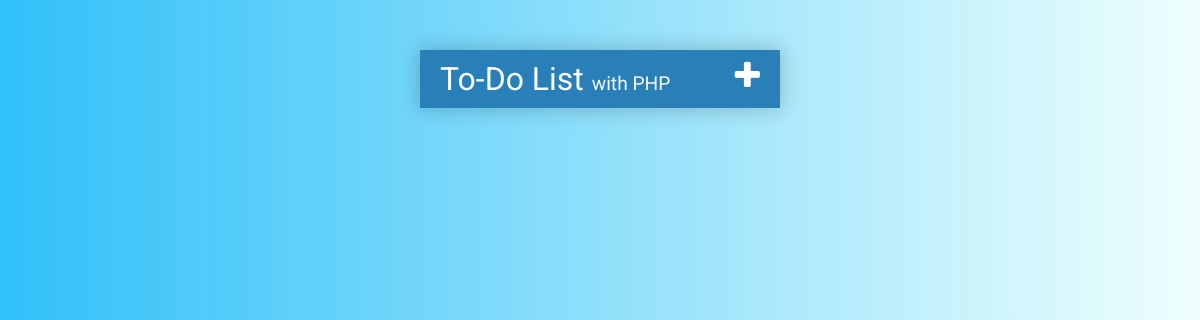
Before: / with the older database file.
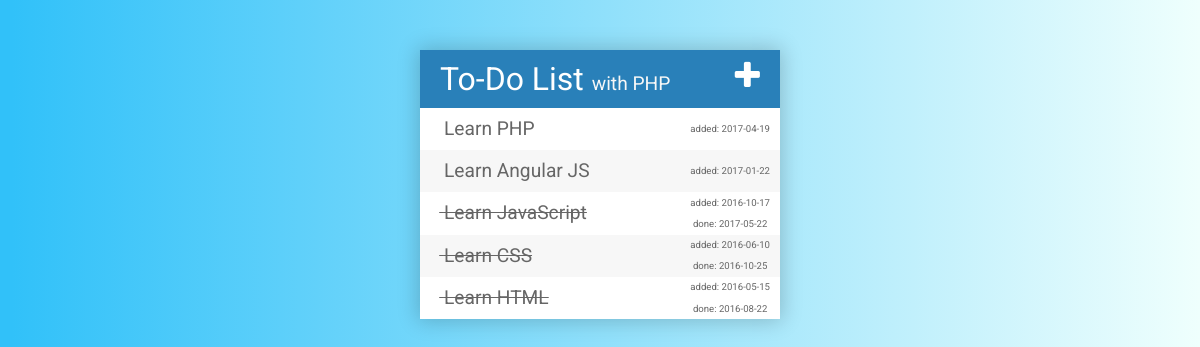
After: the same page with the newer database file.
### tables this page shows
CREATE TABLE `list` (
  `id` int(11) NOT NULL,
  `name` varchar(255) NOT NULL,
  `start_date` text NOT NULL,
  `done` text
);

### data/functions.php (called while the page is built, shortened)
<?php
function getToDO($con) {
	$sql = "SELECT id, name, start_date, done FROM list ORDER BY start_date DESC";
	$result = mysqli_query($con, $sql);
	if (!$result) {
		exit("Error: ".mysqli_error($con));
	} else {
		$list = array();
		while($row = mysqli_fetch_assoc($result)){
			$list[] = $row;
		}
		return $list;
	}
}

### index.php (the view, shortened to what this page needs)
<?php
	require_once "data/database.php";
	require_once "data/functions.php";
	$todoList = getToDO($con);
?>
<!DOCTYPE html>
<html lang="en">
<head>
	<link rel="stylesheet" href="https://maxcdn.bootstrapcdn.com/font-awesome/4.7.0/css/font-awesome.min.css">
	<link rel="stylesheet" href="css/style.css">
</head>
<body>
	<div class="container">
		<h1>To-Do List <span class="title">with PHP</span><i class="fa fa-plus"></i></h1>
		<ul>
			<?php foreach ($todoList as $value):?>
					<?php $completed = $value["done"] ? 'completed': ''; ?>
			<li class= <?= $completed?> >
				<?=$value["name"]?>
				<div class="date">
					<p>added: <?=$value["start_date"]?></p>
					<p class="done">
						<?php if ($value["done"]) {
							echo 'done: '.$value["done"];
							}
						?>
					</p>
				</div>
			</li>
			<?php endforeach; ?>
		</ul>
	</div>
</body>
</html>

### css/style.css (style rules this page uses)
* { margin: 0; padding: 0; box-sizing: border-box; }
html, body { width: 100%; }
body { height: 100%; font-family: 'Roboto', sans-serif; background: #31c1f9; background: -moz-linear-gradient(left, #31c1f9 1%, #effffd 100%); background: -webkit-linear-gradient(left, #31c1f9 1%,#effffd 100%); background: linear-gradient(to right, #31c1f9 1%,#effffd 100%); filter: progid:DXImageTransform.Microsoft.gradient( startColorstr='#31c1f9', endColorstr='#effffd',GradientType=1 ); }
.container { width: 90%; max-width: 360px; margin: 50px auto; background: #f7f7f7; box-shadow: 0 0 20px 2px rgba(0,0,0, 0.2); }
.container h1 { color: white; background: #2980b9; padding: 10px 20px; font-weight: normal; }
.container .title { font-size: 0.6em; color: #f7f7f7; }
.fa-plus { float: right; }
.container ul { list-style: none; }
.container li { color: #666; font-size: 1.2em; line-height: 2.2em; cursor: pointer; overflow: hidden; }
.container li:nth-child(odd) { background: #fff; }
.completed { color: grey; text-decoration: line-through; }
.date { display: flex; flex-direction: column; justify-content: center; align-items: center; font-size: 0.5em; float: right; height: 4.3em; padding: 10px }
.date p { line-height: 2.2em; }

Changed rows visible on the page:
added list: name "Learn PHP", start_date "2017-04-19", done empty (drawn)
added list: name "Learn Angular JS", start_date "2017-01-22", done empty (drawn)
added list: name "Learn JavaScript", start_date "2016-10-17", done "2017-05-22"
added list: name "Learn CSS", start_date "2016-06-10", done "2016-10-25"
added list: name "Learn HTML", start_date "2016-05-15", done "2016-08-22"
